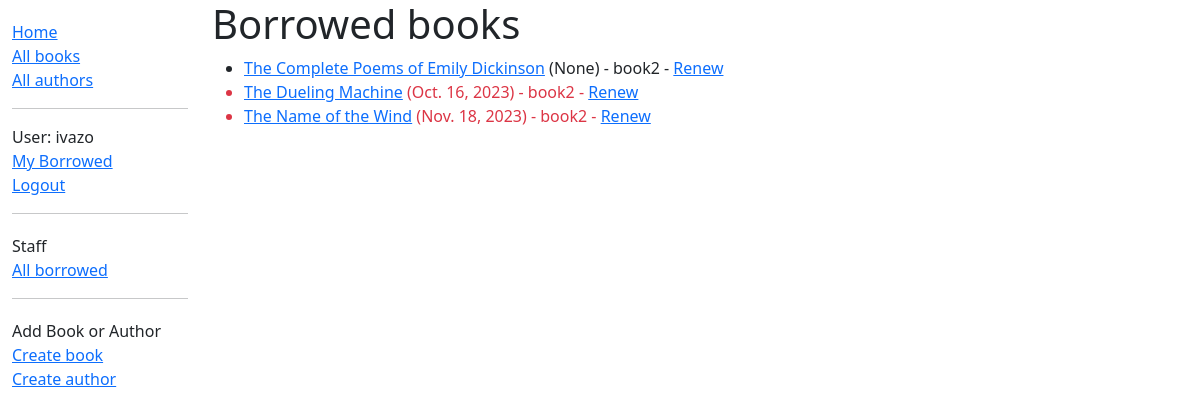
/catalog/borrowed/ (signed in), run on an earlier commit of the app's database.
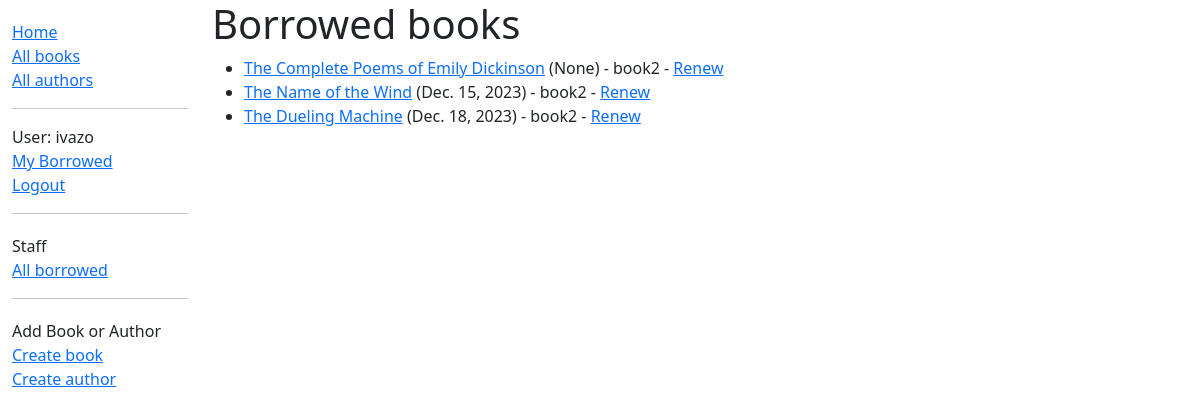
And on a later commit of the database.
### catalog/models.py (models this page shows, shortened)
class BookInstance(models.Model):
    id = models.UUIDField(primary_key=True, default=uuid.uuid4, help_text='Unique ID for this particular book across whole library')
    book = models.ForeignKey('Book', on_delete=models.RESTRICT, null=True)
    imprint = models.CharField(max_length=200)
    due_back = models.DateField(null=True, blank=True)
    borrower = models.ForeignKey(User, on_delete=models.SET_NULL, null=True, blank=True)
    @property
    def is_overdue(self):
        if self.due_back and date.today() > self.due_back:
            return True
        return False
    LOAN_STATUS = (
        ('m', 'Maintenance'),
        ('o', 'On loan'),
        ('a', 'Available'),
        ('r', 'Reserved'),
    )
    status = models.CharField(
        max_length=1,
        choices=LOAN_STATUS,
        blank=True,
        default='m',
        help_text='Book availability',
    )
    class Meta:
        ordering = ['due_back']
        permissions = (("can_mark_returned", "Set book as returned"),)

class Book(models.Model):
    title = models.CharField(max_length=200)
    author = models.ForeignKey('Author', on_delete=models.SET_NULL, null=True)
    summary = models.TextField(max_length=1000, help_text='Enter a brief description of the book')
    isbn = models.CharField('ISBN', max_length=13, unique=True,
                            help_text='13 Character <a href="https://www.isbn-international.org/content/what-isbn">ISBN number</a>')
    genre = models.ManyToManyField(Genre, help_text='Select a genre for this book')
    languages = models.ManyToManyField(Language, help_text='Select a languages for this book')
    def display_genre(self):
        """Create a string for the Genre. This is required to display genre in Admin."""
        return ', '.join(genre.name for genre in self.genre.all()[:3])
    display_genre.short_description = 'Genre'
    def display_languages(self):
        """Create a string for the Languages. This is required to display languages in Admin."""
        return ', '.join(languages.name for languages in self.languages.all()[:3])
    display_languages.short_description = 'Languages'

### catalog/views.py (the view)
class LoanedBooksAllListView(PermissionRequiredMixin, generic.ListView):
    model = BookInstance
    permission_required = 'catalog.can_mark_returned'
    template_name = 'catalog/bookinstance_list_borrowed_all.html'
    paginate_by = 10
    def get_queryset(self):
        return BookInstance.objects.filter(status__exact='o').order_by('due_back')

### catalog/templates/catalog/bookinstance_list_borrowed_all.html
{% extends "catalog/base_generic.html" %}
{% block content %}
    <h1>Borrowed books</h1>
    {% if bookinstance_list %}
        <ul>
            {% for bookinst in bookinstance_list %}
                <li class="{% if bookinst.is_overdue %}text-danger{% endif %}">
                    <a href="{% url 'book-detail' bookinst.book.pk %}">{{bookinst.book.title}}</a> ({{ bookinst.due_back }}) {% if user.is_staff %} - {{ bookinst.borrower }}{% endif %}
                    {% if perms.catalog.can_mark_returned %} - <a href="{% url 'renew-book-librarian' bookinst.id %}">Renew</a>
                    {% endif %}
                </li>
            {% endfor %}
        </ul>
    {% else %}
        <p>There are no books borrowed.</p>
    {% endif %}
{% endblock %}

What changed in the data, as far as the page shows it:
changed BookInstance "The Name of the Wind": due_back "Nov. 18, 2023" → "Dec. 15, 2023"; moves up the list
changed BookInstance "The Dueling Machine": due_back "Oct. 16, 2023" → "Dec. 18, 2023"
